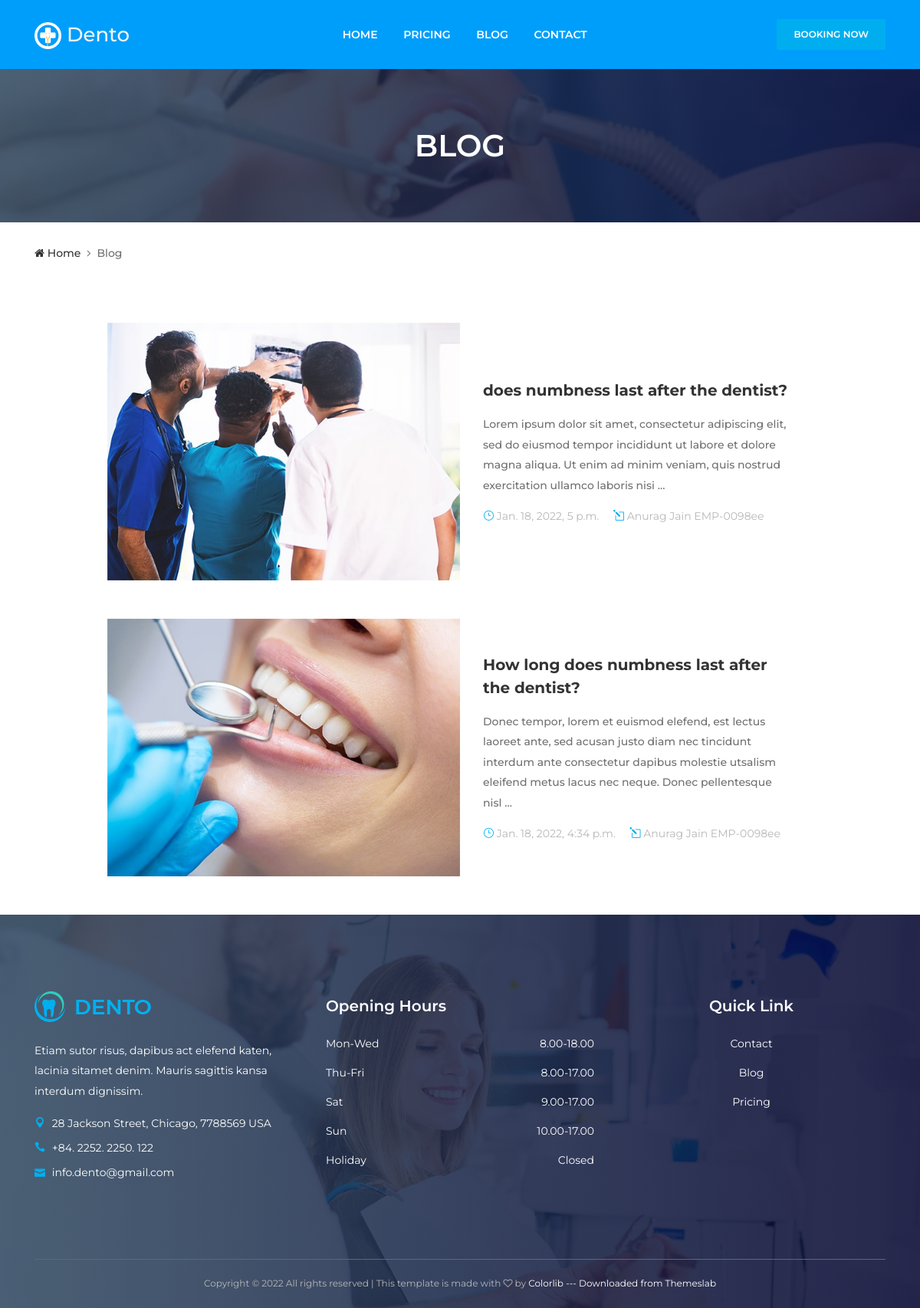
Screenshot of /all_blogs/ with the database file from the repository.
### website/models.py (models this page shows, shortened)
class Blog(models.Model):
    STATUS_CHOICES = (
        ('draft', 'Draft'),
        ('published', 'Published'),
        )
    title = models.CharField(max_length=250)
    image = models.ImageField(upload_to = 'image', blank=True)
    slug = models.SlugField(max_length=250,  unique_for_date='publish')
    author = models.ForeignKey(DoctorModel, on_delete=models.CASCADE, related_name='blog_posts')
    body = models.TextField()
    publish = models.DateTimeField(default=timezone.now)
    created = models.DateTimeField(auto_now_add=True)
    updated = models.DateTimeField(auto_now=True)
    status = models.CharField(max_length=10, choices=STATUS_CHOICES, default='draft')
    objects = models.Manager()
    published = PublishedManager()
    class Meta:
        ordering = ('-publish',)
    def get_absolute_url(self):
        return reverse('website:post_detail',args=[self.publish.year,self.publish.month,self.publish.day, self.slug])

### staff/models.py (models this page shows)
class Profile(AbstractUser):
    username = None
    empid = models.CharField(max_length=50,unique=True,editable=False)
    first_name = models.CharField(max_length=100)
    last_name = models.CharField(max_length=100)
    status = models.CharField(max_length=50,choices=choices['status'],default='inactive')
    email = models.EmailField()
    phone = models.CharField(max_length=20)
    gender  = models.CharField(max_length=20,choices=choices['gender'])
    address = models.CharField(max_length=200)
    image = models.ImageField(upload_to = "profile", default = "profile/default.png")
    created_at = models.DateTimeField(auto_now_add=True)
    updated_at = models.DateTimeField(auto_now=True)
    role = models.CharField(max_length=50,choices=choices['role'],default='employee')
    USERNAME_FIELD = 'empid'
    EMAIL_FIELD = 'email'
    REQUIRED_FIELDS = ['email']
    objects = Profilemanager()
    def __str__(self) :
        return self.first_name + " " + self.last_name + " " + self.empid

### website/views.py (the view)
# urls.py: path('all_blogs/',views.all_post,name='all_blogs'),
def all_post(request):
    try:
        object_list = Blog.published.all()
        posts = paginatorutils(request,object_list,3)
        page = request.GET.get('page', 1)
        return render(request,
                    'all_blogs.html',
                    {'posts': posts,'page':page})
    except Exception as e:
        print(e)

### staff/models.py (called while the page is built)
    def __str__(self):
        return super().__str__()

### staff/utils.py (called while the page is built)
def  paginatorutils(request,object_list,num_of_items):
    page = request.GET.get('page', 1)
    paginator = Paginator(object_list, num_of_items)
    try:
        posts = paginator.page(page)
    except PageNotAnInteger:
        posts = paginator.page(1)
    except EmptyPage:
        posts = paginator.page(paginator.num_pages)
    return posts

### website/models.py (called while the page is built)
    def get_queryset(self):
        return super(PublishedManager,self).get_queryset().filter(status='published')

### website/templatetags/blog_tags.py (called while the page is built)
@register.filter()
@stringfilter
def markdown(value):
    return md.markdown(value, extensions=['markdown.extensions.fenced_code'])

### website/templates/all_blogs.html (shortened to what this page needs)
{% extends "base.html" %} {% block content %}{% load static %} {% load blog_tags %}
<div class="breadcumb-area bg-img bg-gradient-overlay" style="background-image: url({% static 'website/img/bg-img/12.jpg'  %});">
    <div class="container h-100">
        <div class="row h-100 align-items-center">
            <div class="col-12">
                <h2 class="title">Blog</h2>
            </div>
        </div>
    </div>
</div>
<div class="breadcumb--con">
    <div class="container">
        <div class="row">
            <div class="col-12">
                <nav aria-label="breadcrumb">
                    <ol class="breadcrumb">
                        <li class="breadcrumb-item"><a href="/"><i class="fa fa-home"></i> Home</a></li>
                        <li class="breadcrumb-item active" aria-current="page">Blog</li>
                    </ol>
                </nav>
            </div>
        </div>
    </div>
</div>
<section class="dento-blog-area mt-50 mx-auto">
    <div class="container">
        <div class="row">
            <div class="col-12 col-lg-10 mx-auto">
                {% for blog in posts %}
                <div class="single-blog-item style-2 d-flex flex-wrap align-items-center mb-50">
                    <div class="blog-thumbnail">
                        <a href="{{blog.get_absolute_url}}">
                            <img src="/media/{{blog.image}}" alt="">
                        </a>
                    </div>
                    <div class="blog-content">
                        <a href="{{blog.get_absolute_url}}" class="post-title">{{blog.title}}</a>
                        <p>{{blog.body | truncatewords:30 | markdown | safe}}</p>
                        <div class="post-meta">
                            <a href="#"><i class="icon_clock_alt"></i> {{blog.publish}}</a>
                            <a href="#"><i class="icon_pencil-edit"></i> {{blog.author}}</a>
                        </div>
                    </div>
                </div>
                {% endfor %}
            </div>
        </div>
    </div>
</section>
{% endblock %}

### static/website/css/style.css (style rules this page uses)
* { margin: 0; padding: 0; }
body { font-family: "Montserrat", sans-serif; font-weight: 400; font-size: 14px; }
h1, h2, h3, h4, h5, h6 { font-family: "Montserrat", sans-serif; color: #333333; line-height: 1.4; font-weight: 600; }
a, a:active, a:focus, a:hover { color: #333333; text-decoration: none; -webkit-transition-duration: 500ms; -o-transition-duration: 500ms; transition-duration: 500ms; outline: none; }
li { list-style: none; }
p { line-height: 1.9; color: #707070; font-size: 14px; font-weight: 400; }
img { max-width: 100%; height: auto; }
.bg-gradient-overlay { position: relative; z-index: 1; }
.bg-gradient-overlay::after { position: absolute; content: ""; height: 100%; width: 100%; top: 0; left: 0; z-index: -1; background: #2c455d; background: -webkit-linear-gradient(to right, #2c455d, #00012c); background: linear-gradient(to right, #2c455d, #00012c); opacity: 0.85; }
.bg-img { background-position: center center; background-size: cover; background-repeat: no-repeat; }
.mt-50 { margin-top: 50px; }
.mb-50 { margin-bottom: 50px; }
.breadcumb-area { position: relative; z-index: 1; height: 200px; }
.breadcumb-area .title { font-size: 40px; margin-bottom: 0; color: #ffffff; text-transform: uppercase; text-align: center; }
.breadcumb--con .breadcrumb { padding: 30px 0; margin-bottom: 0; list-style: none; background-color: transparent; border-radius: 0; }
.breadcumb--con .breadcrumb .breadcrumb-item, .breadcumb--con .breadcrumb .breadcrumb-item>a, .breadcumb--con .breadcrumb .breadcrumb-item.active { font-size: 14px; text-transform: capitalize; color: #333333; font-weight: 500; }
.breadcumb--con .breadcrumb .breadcrumb-item.active { color: #707070; }
.breadcumb--con .breadcrumb .breadcrumb-item+.breadcrumb-item::before { content: "\f105"; font-family: 'FontAwesome'; }
.single-blog-item { position: relative; z-index: 1; box-shadow: 0 0 30px 0 rgba(0, 0, 0, 0.1); }
.single-blog-item .blog-content { background-color: #ffffff; padding: 30px; }
.single-blog-item .blog-content .post-title { font-size: 20px; font-weight: 700; display: block; margin-bottom: 10px; }
.single-blog-item .blog-content p { font-weight: 500; }
.single-blog-item .blog-content .post-meta a { display: inline-block; color: #b7b7b7; margin-right: 15px; }
.single-blog-item .blog-content .post-meta a i { color: #00aeef; }
.single-blog-item .blog-content .post-meta a:last-child { margin-right: 0; }
.single-blog-item.style-2 { box-shadow: none; }
.single-blog-item.style-2 .blog-content, .single-blog-item.style-2 .blog-thumbnail { -webkit-box-flex: 0; -ms-flex: 0 0 50%; flex: 0 0 50%; max-width: 50%; width: 50%; }

### static/website/css/default-assets/classy-nav.css (style rules this page uses)
body { font-family: "Roboto", sans-serif; }
img { height: auto; max-width: 100%; }
.bg-img { background-position: center center; background-size: cover; background-repeat: no-repeat; }

### rows the page displays
Blog: image (picture), title "does numbness last after the dentist?", body "Lorem ipsum dolor sit amet, consectetur adipiscing elit, sed do eiusmod tempor incididunt ut labore et dolore magna aliqua. Ut enim ad minim veniam, quis nostrud exercitation ullamco laboris nisi …", publish "Jan. 18, 2022, 5 p.m.", author "Anurag Jain EMP-0098ee"
Blog: image (picture), title "How long does numbness last after the dentist?", body "Donec tempor, lorem et euismod elefend, est lectus laoreet ante, sed acusan justo diam nec tincidunt interdum ante consectetur dapibus molestie utsalism eleifend metus lacus nec neque. Donec pellentesque nisl …", publish "Jan. 18, 2022, 4:34 p.m.", author "Anurag Jain EMP-0098ee"
